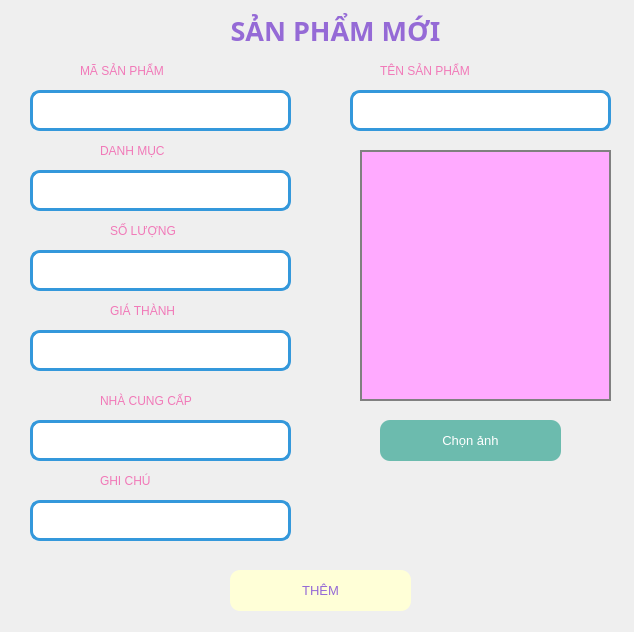
<?xml version="1.0" encoding="UTF-8"?>
<ui version="4.0">
 <class>Form</class>
 <widget class="QWidget" name="Form">
  <property name="geometry">
   <rect>
    <x>0</x>
    <y>0</y>
    <width>634</width>
    <height>632</height>
   </rect>
  </property>
  <property name="windowTitle">
   <string>Thêm Sản Phẩm</string>
  </property>
  <widget class="QLabel" name="labelTitle">
   <property name="geometry">
    <rect>
     <x>170</x>
     <y>10</y>
     <width>331</width>
     <height>41</height>
    </rect>
   </property>
   <property name="font">
    <font>
     <family>Arial Black</family>
     <pointsize>20</pointsize>
     <weight>75</weight>
     <bold>true</bold>
    </font>
   </property>
   <property name="styleSheet">
    <string>color: rgb(149, 106, 214);</string>
   </property>
   <property name="text">
    <string>SẢN PHẨM MỚI</string>
   </property>
   <property name="alignment">
    <set>Qt::AlignCenter</set>
   </property>
  </widget>
  <widget class="QLabel" name="lbl_anh">
   <property name="geometry">
    <rect>
     <x>360</x>
     <y>150</y>
     <width>251</width>
     <height>251</height>
    </rect>
   </property>
   <property name="styleSheet">
    <string>background-color: rgb(255, 170, 255); border: 2px solid gray;</string>
   </property>
   <property name="scaledContents">
    <bool>true</bool>
   </property>
  </widget>
  <widget class="QPushButton" name="btn_chon_anh">
   <property name="geometry">
    <rect>
     <x>380</x>
     <y>420</y>
     <width>181</width>
     <height>41</height>
    </rect>
   </property>
   <property name="font">
    <font>
     <pointsize>10</pointsize>
    </font>
   </property>
   <property name="styleSheet">
    <string>background-color: rgb(108, 187, 174); color: white; border-radius: 10px;</string>
   </property>
   <property name="text">
    <string>Chọn ảnh</string>
   </property>
  </widget>
  <widget class="QTextEdit" name="txt_maSP">
   <property name="geometry">
    <rect>
     <x>30</x>
     <y>90</y>
     <width>261</width>
     <height>41</height>
    </rect>
   </property>
   <property name="styleSheet">
    <string notr="true">border-radius: 10px;
        border: 3px solid #3498db;  /* Viền xanh dương */
        background-color: #ffffff</string>
   </property>
  </widget>
  <widget class="QLabel" name="label_2">
   <property name="geometry">
    <rect>
     <x>380</x>
     <y>60</y>
     <width>171</width>
     <height>21</height>
    </rect>
   </property>
   <property name="styleSheet">
    <string notr="true">font: 10pt &quot;UTM Bell&quot;;
color: rgb(241, 121, 184);
</string>
   </property>
   <property name="text">
    <string>TÊN SẢN PHẨM</string>
   </property>
  </widget>
  <widget class="QTextEdit" name="txt_giaSP">
   <property name="geometry">
    <rect>
     <x>30</x>
     <y>330</y>
     <width>261</width>
     <height>41</height>
    </rect>
   </property>
   <property name="styleSheet">
    <string notr="true">border-radius: 10px;
        border: 3px solid #3498db;  /* Viền xanh dương */
        background-color: #ffffff</string>
   </property>
  </widget>
  <widget class="QLabel" name="label">
   <property name="geometry">
    <rect>
     <x>80</x>
     <y>55</y>
     <width>151</width>
     <height>31</height>
    </rect>
   </property>
   <property name="styleSheet">
    <string notr="true">font: 10pt &quot;UTM Bell&quot;;
color: rgb(241, 121, 184);
</string>
   </property>
   <property name="text">
    <string>MÃ SẢN PHẨM</string>
   </property>
  </widget>
  <widget class="QLabel" name="label_6">
   <property name="geometry">
    <rect>
     <x>110</x>
     <y>300</y>
     <width>141</width>
     <height>21</height>
    </rect>
   </property>
   <property name="styleSheet">
    <string notr="true">font: 10pt &quot;UTM Bell&quot;;
color: rgb(241, 121, 184);
</string>
   </property>
   <property name="text">
    <string>GIÁ THÀNH</string>
   </property>
  </widget>
  <widget class="QTextEdit" name="txt_soluongP">
   <property name="geometry">
    <rect>
     <x>30</x>
     <y>250</y>
     <width>261</width>
     <height>41</height>
    </rect>
   </property>
   <property name="styleSheet">
    <string notr="true">border-radius: 10px;
        border: 3px solid #3498db;  /* Viền xanh dương */
        background-color: #ffffff</string>
   </property>
  </widget>
  <widget class="QLabel" name="label_3">
   <property name="geometry">
    <rect>
     <x>110</x>
     <y>220</y>
     <width>141</width>
     <height>21</height>
    </rect>
   </property>
   <property name="styleSheet">
    <string notr="true">font: 10pt &quot;UTM Bell&quot;;
color: rgb(241, 121, 184);
</string>
   </property>
   <property name="text">
    <string>SỐ LƯỢNG</string>
   </property>
  </widget>
  <widget class="QTextEdit" name="txt_tenSP">
   <property name="geometry">
    <rect>
     <x>350</x>
     <y>90</y>
     <width>261</width>
     <height>41</height>
    </rect>
   </property>
   <property name="styleSheet">
    <string notr="true">border-radius: 10px;
        border: 3px solid #3498db;  /* Viền xanh dương */
        background-color: #ffffff</string>
   </property>
  </widget>
  <widget class="QComboBox" name="cbo_danhmucSP">
   <property name="geometry">
    <rect>
     <x>30</x>
     <y>170</y>
     <width>261</width>
     <height>41</height>
    </rect>
   </property>
   <property name="font">
    <font>
     <weight>75</weight>
     <bold>true</bold>
    </font>
   </property>
   <property name="styleSheet">
    <string notr="true">QComboBox {
          background-color: white;
          border: 3px solid #3498db;  /* Viền xanh dương */
          border-radius: 10px;
          padding: 5px;
      }
      QComboBox::drop-down {
          border: none;
          background: transparent;
      }
      QComboBox::down-arrow {
          image: url(down-arrow.png); /* Thay bằng icon của bạn */
          width: 14px;
          height: 14px;
      }</string>
   </property>
  </widget>
  <widget class="QLabel" name="label_4">
   <property name="geometry">
    <rect>
     <x>100</x>
     <y>140</y>
     <width>131</width>
     <height>21</height>
    </rect>
   </property>
   <property name="styleSheet">
    <string notr="true">font: 10pt &quot;UTM Bell&quot;;
color: rgb(241, 121, 184);
</string>
   </property>
   <property name="text">
    <string>DANH MỤC</string>
   </property>
  </widget>
  <widget class="QLabel" name="label_5">
   <property name="geometry">
    <rect>
     <x>100</x>
     <y>390</y>
     <width>161</width>
     <height>21</height>
    </rect>
   </property>
   <property name="styleSheet">
    <string notr="true">font: 10pt &quot;UTM Bell&quot;;
color: rgb(241, 121, 184);
</string>
   </property>
   <property name="text">
    <string>NHÀ CUNG CẤP</string>
   </property>
  </widget>
  <widget class="QComboBox" name="cbo_danhmucNCC">
   <property name="geometry">
    <rect>
     <x>30</x>
     <y>420</y>
     <width>261</width>
     <height>41</height>
    </rect>
   </property>
   <property name="font">
    <font>
     <weight>75</weight>
     <bold>true</bold>
    </font>
   </property>
   <property name="styleSheet">
    <string notr="true">QComboBox {
          background-color: white;
          border: 3px solid #3498db;  /* Viền xanh dương */
          border-radius: 10px;
          padding: 5px;
      }
      QComboBox::drop-down {
          border: none;
          background: transparent;
      }
      QComboBox::down-arrow {
          image: url(down-arrow.png); /* Thay bằng icon của bạn */
          width: 14px;
          height: 14px;
      }</string>
   </property>
  </widget>
  <widget class="QPushButton" name="btn_them">
   <property name="geometry">
    <rect>
     <x>230</x>
     <y>570</y>
     <width>181</width>
     <height>41</height>
    </rect>
   </property>
   <property name="font">
    <font>
     <pointsize>10</pointsize>
    </font>
   </property>
   <property name="styleSheet">
    <string>background-color: rgb(255, 255, 215); color: rgb(149, 106, 214); border-radius: 10px;</string>
   </property>
   <property name="text">
    <string>THÊM</string>
   </property>
  </widget>
  <widget class="QTextEdit" name="txt_note">
   <property name="geometry">
    <rect>
     <x>30</x>
     <y>500</y>
     <width>261</width>
     <height>41</height>
    </rect>
   </property>
   <property name="styleSheet">
    <string notr="true">border-radius: 10px;
        border: 3px solid #3498db;  /* Viền xanh dương */
        background-color: #ffffff</string>
   </property>
  </widget>
  <widget class="QLabel" name="label_7">
   <property name="geometry">
    <rect>
     <x>100</x>
     <y>470</y>
     <width>101</width>
     <height>21</height>
    </rect>
   </property>
   <property name="styleSheet">
    <string notr="true">font: 10pt &quot;UTM Bell&quot;;
color: rgb(241, 121, 184);
</string>
   </property>
   <property name="text">
    <string>GHI CHÚ</string>
   </property>
  </widget>
 </widget>
 <resources/>
 <connections/>
</ui>
